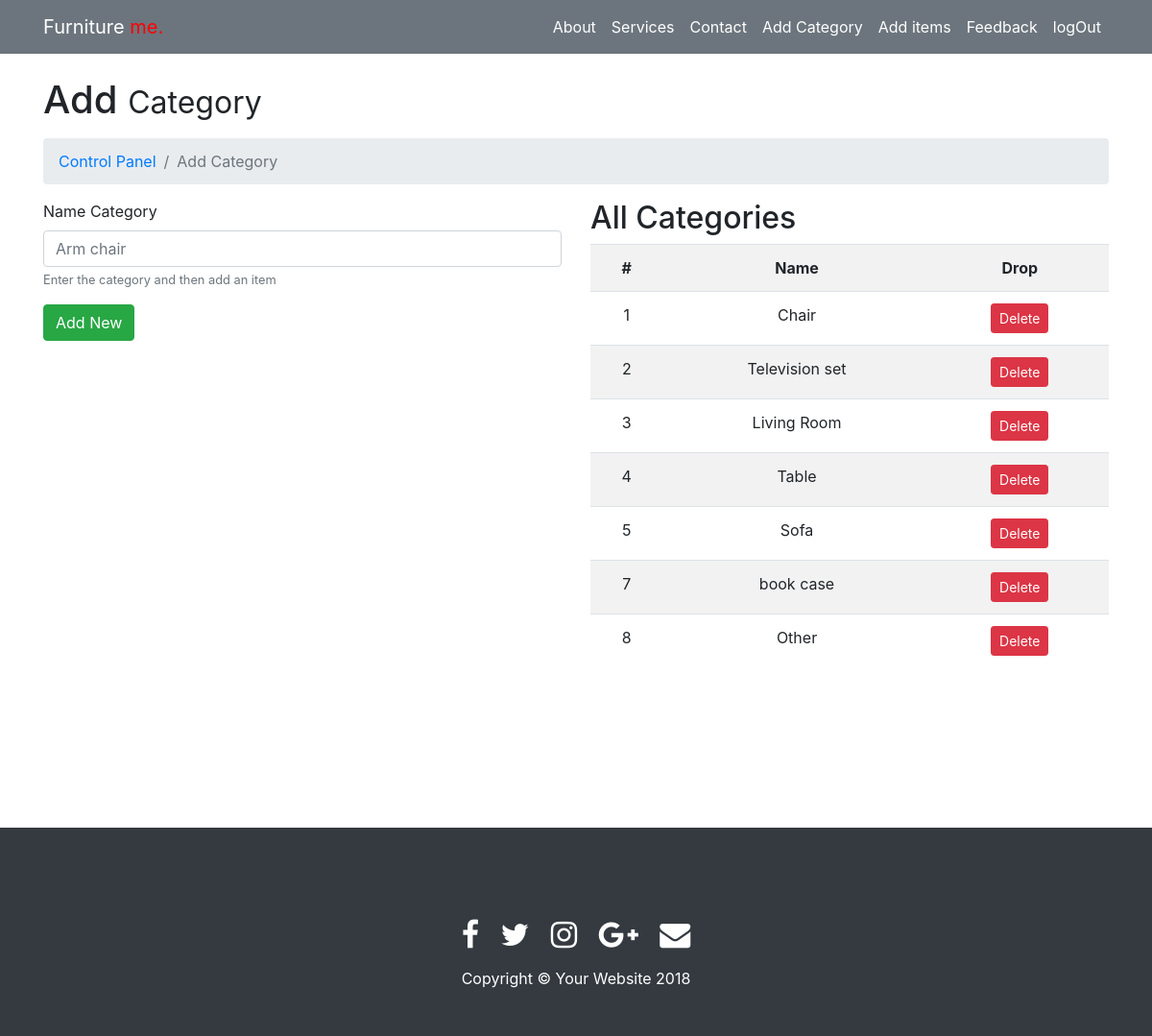
Page /cp/addCategory.php (signed in) on the committed database.
### tables this page shows
CREATE TABLE IF NOT EXISTS `category` (
  `c_id` int(11) NOT NULL AUTO_INCREMENT,
  `c_name` varchar(50) NOT NULL,
  PRIMARY KEY (`c_id`)
);

### cp/addCategory.php (the view, shortened to what this page needs)
<?php
include("header2.php");
if ((!isset($_SESSION['user'])) && (!isset($_SESSION['psw'])))
{
		header('location:../index.php');
}
else{
	$sql="select * from category";
	$query=mysql_query($sql);
}
?>
    <div class="container">
      <h1 class="mt-4 mb-3">Add
        <small>Category</small>
      </h1>
      <ol class="breadcrumb">
        <li class="breadcrumb-item">
          <a href="#">Control Panel</a>
        </li>
        <li class="breadcrumb-item active">Add Category</li>
      </ol>
      <div class="row">
        <div class="col-lg-6">
            <form action="" method="post">
                <div class="form-group">
                  <label for="NameCategory">Name Category</label>
                  <input name="name" type="text" required="required" class="form-control" id="NameCategory" placeholder="Arm chair" aria-describedby="CategoryHelp">
                  <small id="CategoryHelp" class="form-text text-muted">Enter the category and then add an item</small>
                </div>
                <button type="submit" class="btn btn-success">Add New </button>
              </form>
        </div>
        <div class="col-lg-6">
          <h2>All Categories</h2>
          <table class="table table-striped text-center" >
                <tr>
                  <th scope="col">#</th>
                  <th scope="col">Name</th>
					<th scope="col">Drop</th>
                </tr>
			<?php
				while($result=mysql_fetch_row($query))
				{
				echo "<tr>";
			echo'<form action="deleCate.php" method="post">';
				for($i=0;$i<count($result);$i++)
					{
						echo "<td>$result[$i]</td>";
					}
			echo "<td><input type='hidden' name='id' value=\"$result[0]\"><input type='submit' value='Delete' class='btn btn-danger btn-sm'></td></tr></form>";
				}
			 ?>
            </table>
        </div>
      </div>
      <div class="row">
        <div class="col-lg-12" style="margin-bottom: 150px;">
        </div>
      </div>
    </div>
<?php
include("../footer.php");
?>

### css/modern-business.css (style rules this page uses)
body { padding-top: 54px; }
@media (min-width: 992px) { body { padding-top: 56px; } }

### rows in the picture
category: c_id "1", c_name "Chair"
category: c_id "2", c_name "Television set"
category: c_id "3", c_name "Living Room"
category: c_id "4", c_name "Table"
category: c_id "5", c_name "Sofa"
category: c_id "7", c_name "book case"
category: c_id "8", c_name "Other"
